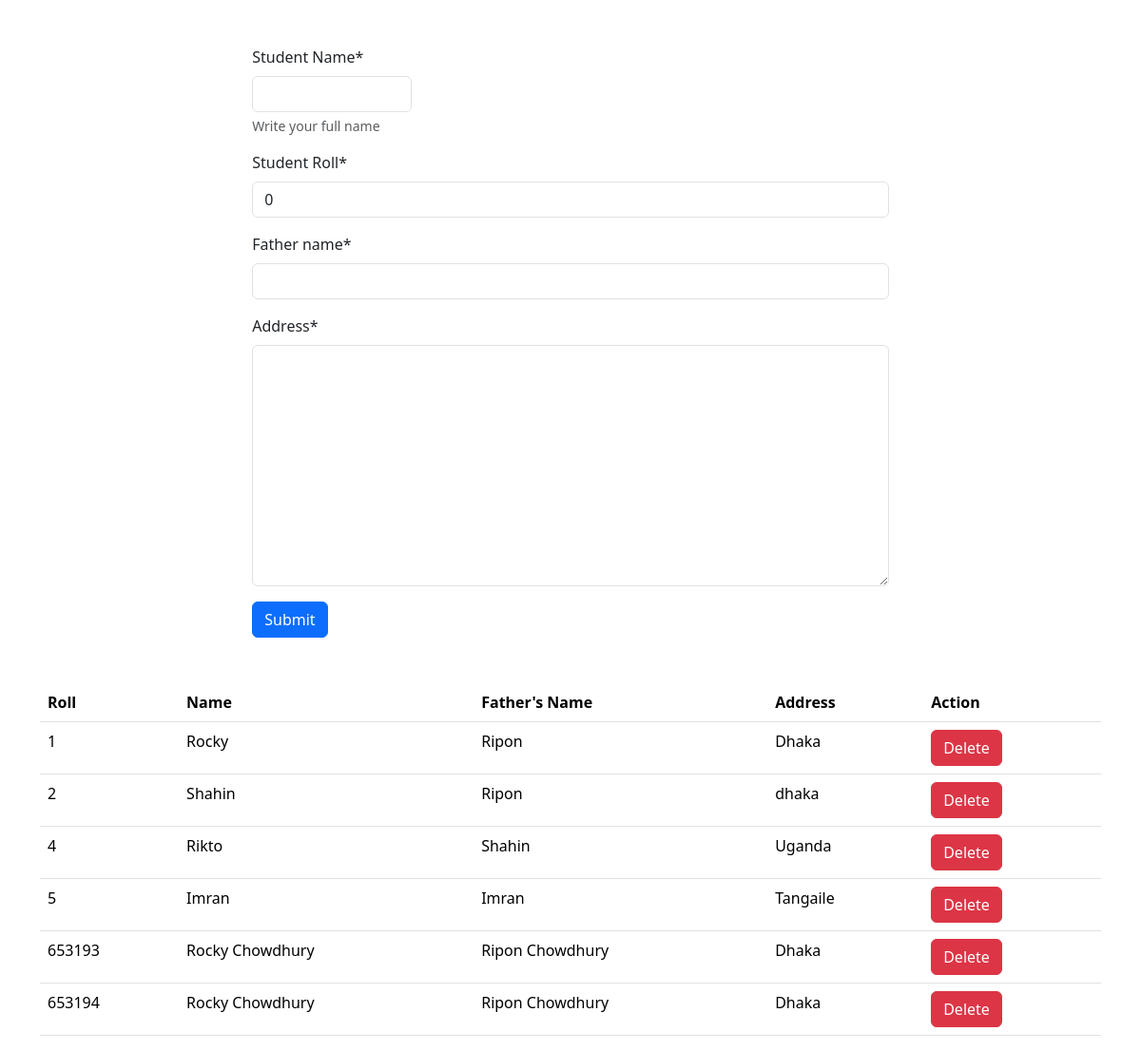
The page / on the database its author committed.
### first_app/models.py (models this page shows, shortened)
class Student(models.Model):
    name = models.CharField(max_length=20, default='')
    roll = models.IntegerField(default=0,primary_key=True)
    father_name = models.CharField(max_length=20, default='')
    address = models.TextField(default='')
    date_field = models.DateField(default=datetime.today)
    duration_field = models.DurationField(default=timedelta())
    email_field = models.EmailField(default='example@gmail.com')
    null_boolean_field = models.BooleanField(default=None,null=True, blank=True)
    time_field = models.TimeField(default=timezone.now)
    url_field = models.URLField(default='http://google.com')

### first_app/views.py (the view)
# urls.py: 2. Add a URL to urlpatterns:  path('', views.home, name='home')
def home(request):
    if request.method == 'POST':
        form = StudentForm(request.POST)
        if form.is_valid():
            form.save(commit=True)
            print(form.cleaned_data)
    else:
        form = StudentForm()
    student= models.Student.objects.all()
    return render(request,'home.html',{'form':form,'data':student})

### first_app/form.py
class StudentForm(forms.ModelForm):
    class Meta:
        model= models.Student
        fields=['name','roll','father_name','address']
        labels = {
            'name' : 'Student Name',
            'roll' : 'Student Roll'
        }
        widgets = {
            'name' : forms.TextInput(attrs={'class':'w-25'})
        }
        help_texts={
            'name': 'Write your full name'
        }
        error_messages = {
            'name':{'required' : 'your name is required'}
        }

### first_app/templates/home.html (shortened to what this page needs)
<!DOCTYPE html>
<html lang="en">
<head>
    <link href="https://cdn.jsdelivr.net/npm/bootstrap@5.3.3/dist/css/bootstrap.min.css" rel="stylesheet"
>
</head>
<body>
{% load crispy_forms_tags %}
<div class="container mt-5">
    <form action="" method="post" style="width: 60%; margin: auto;">
        {{form | crispy}}
        <input type="submit" value="Submit" class="btn btn-primary">
    </form>
</div>
    <div class="container mt-5">
        <table class="table">
            <thead>
                <tr>
                    <th scope="col">Roll</th>
                    <th scope="col">Name</th>
                    <th scope="col">Father's Name</th>
                    <th scope="col">Address</th>
                    <th scope="col">Action</th>
                </tr>
            </thead>
            <tbody>
                {% for std in data %}
                <tr>
                    <td>{{std.roll}}</td>
                    <td>{{std.name}}</td>
                    <td>{{std.father_name}}</td>
                    <td>{{std.address}}</td>
                    <td><a href="{% url 'delete_student' std.roll %}" class="btn btn-danger">Delete</a></td>
                </tr>
                {% endfor %}
            </tbody>
        </table>
    </div>
</body>
</html>

### rows shown on the page
Student: roll "1", name "Rocky", father_name "Ripon", address "Dhaka"
Student: roll "2", name "Shahin", father_name "Ripon", address "dhaka"
Student: roll "4", name "Rikto", father_name "Shahin", address "Uganda"
Student: roll "5", name "Imran", father_name "Imran", address "Tangaile"
Student: roll "653193", name "Rocky Chowdhury", father_name "Ripon Chowdhury", address "Dhaka"
Student: roll "653194", name "Rocky Chowdhury", father_name "Ripon Chowdhury", address "Dhaka"
